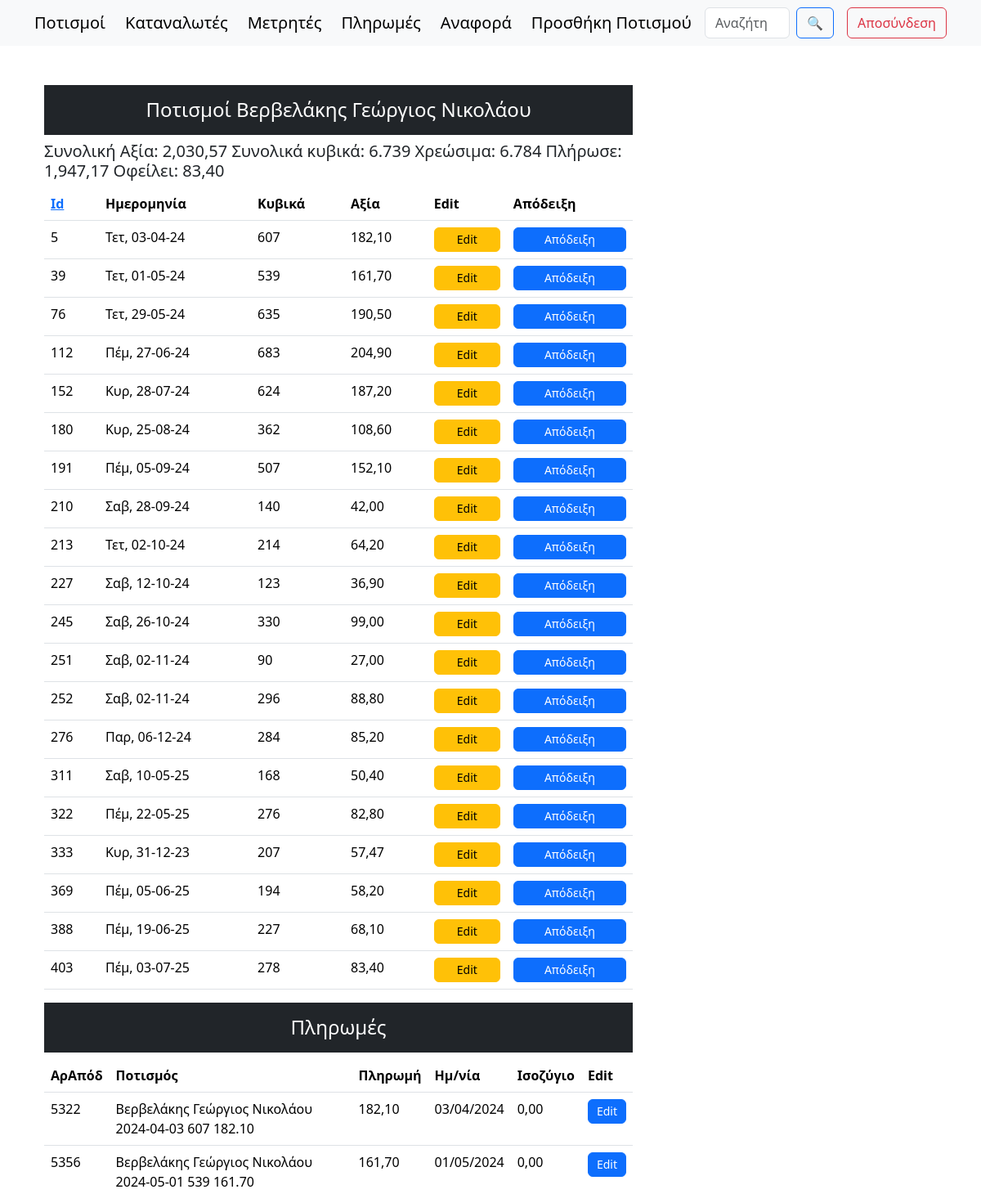
The app's page /customerIrrigations/5/ (signed in, upper part), older data.
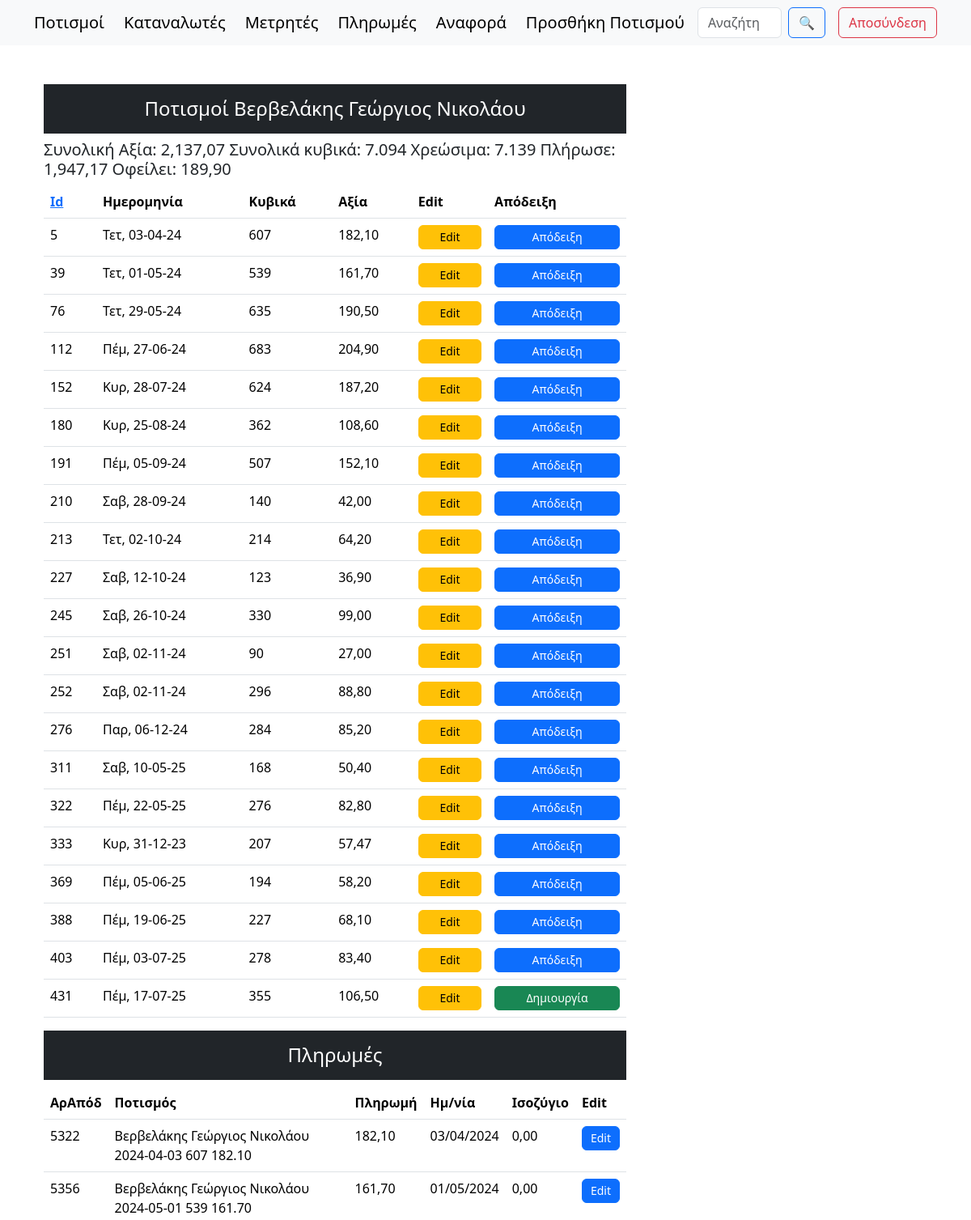
The same page, newer data.
### synet/models.py (models this page shows, shortened)
class WaterCons(models.Model):
    serialNumber = models.IntegerField(null=True, blank=True)
    date = models.DateField()
    counter = models.ForeignKey(Counters, on_delete=models.SET_NULL, null=True)
    customer = models.ForeignKey(Persons, on_delete=models.SET_NULL, null=True)
    finalIndication = models.IntegerField()
    initialIndication = models.IntegerField()
    intermediateIndication = models.IntegerField(null=True, blank=True)
    cubicMeters = models.IntegerField(null=True, blank=True)
    billableCubicMeters = models.IntegerField(null=True, blank=True)
    hydronomistsCubicMeters = models.DecimalField(max_digits=10, decimal_places=2, null=True, blank=True)
    costPerMeter = models.DecimalField(max_digits=10, decimal_places=2, null=True, blank=True, default=0.30)
    cost = models.DecimalField(max_digits=10, decimal_places=2, null=True, blank=True)
    hydronomistsRight = models.DecimalField(max_digits=10, decimal_places=2, null=True, blank=True)
    viberMsg = models.CharField(max_length=200, null=True, blank=True)
    notes = models.TextField( null=True,blank=True)
    field = models.ForeignKey(Fields, on_delete=models.SET_NULL, null=True, blank=True)
    receipt = models.ForeignKey("Paids", on_delete=models.SET_NULL, null=True, blank=True, related_name="watercons_receipts") # idΑπόδειξης (paids_id)
    def __str__(self):
        return f"{self.customer} {self.date} {self.billableCubicMeters} {self.cost}".strip()  # Αφαιρεί επιπλέον κενά

class Paids(models.Model):
    irrigation = models.ForeignKey(WaterCons, on_delete=models.SET_NULL, null=True, blank=True, related_name="paid_irrigations")
    customer = models.ForeignKey(Persons, on_delete=models.SET_NULL, null=True)
    cost = models.DecimalField(max_digits=10, decimal_places=2, null=True, blank=True)
    receiptNumber = models.IntegerField(null=True, blank=True, unique=True)
    paid = models.DecimalField(max_digits=10, decimal_places=2, null=True, blank=True)
    paymentDate = models.DateField(null=True, blank=True)
    receiver = models.ForeignKey(Receivers, on_delete=models.SET_NULL, null=True, blank=True)
    balance = models.DecimalField(max_digits=10, decimal_places=2, null=True, blank=True)

class Persons(models.Model):
    surname = models.CharField(max_length=100)
    name = models.CharField(max_length=100, null=True, blank=True)
    fathersName = models.CharField(max_length=100, null=True, blank=True)
    afm = models.CharField(max_length=9, null=True, blank=True, unique=True)
    phone = models.CharField(max_length=10, null=True, blank=True)
    member = models.BooleanField(default=True)  # Είναι μέλος του συνεταιρισμού
    payAsMember = models.BooleanField(default=True)  # Πληρώνει σαν μέλος του συνεταιρισμού
    isActive = models.BooleanField(default=False)  # Είναι ενεργός στον πολιτισμό
    aa = models.IntegerField(null=True, blank=True, unique=True)  # Αύξων αριθμός απόφασης ΔΣ 7/10/2000
    placeOfResidence = models.CharField(max_length=20, null=True, blank=True) # Τόπος διαμονής
    notes = models.CharField(max_length=100, null=True, blank=True)
    class Meta:
        unique_together = ('surname', 'name', 'fathersName')
        ordering = ['surname', 'name', 'fathersName']
    def __str__(self):
        return f"{self.surname} {self.name} {self.fathersName}".strip()  # Αφαιρεί επιπλέον κενά

### synet/views.py (the view)
# urls.py: path('customerIrrigations/<int:customer_id>/', views.customerIrrigations, name="customerIrrigations"),
def customerIrrigations(request, customer_id):
    sort_by, order = get_sort_params(request)
    data = WaterCons.objects.filter(customer_id=customer_id).order_by(sort_by)
    customerPaids = Paids.objects.filter(customer=customer_id).order_by(sort_by)
    customer = get_object_or_404(Persons, id=customer_id)
    aggregates = WaterCons.objects.filter(customer_id=customer_id).aggregate(
        total_cost=Sum('cost'),
        total_cubic=Sum('cubicMeters'),
        total_billable=Sum('billableCubicMeters')
    )
    total_paid = Paids.objects.filter(customer=customer_id).aggregate(total_paid=Sum('paid'))['total_paid'] or 0
    debt = (aggregates['total_cost'] or 0) - total_paid
    context = {
        'data': data,
        'order': order,
        'customer': customer,
        **aggregates,
        'customerPaids': customerPaids,
        'total_paid': total_paid,
        'debt': debt,
    }
    return render(request, 'customerIrrigations.html', context)

### synet/views.py (called while the page is built)
def get_sort_params(request, default='-id'):
    sort_by = request.GET.get('sort', default)
    order = request.GET.get('order', 'asc')
    if order == 'desc' and not sort_by.startswith('-'):
        sort_by = f'-{sort_by}'
    elif order == 'asc' and sort_by.startswith('-'):
        sort_by = sort_by[1:]
    return sort_by, 'asc' if order == 'desc' else 'desc'

### templates/customerIrrigations.html (shortened to what this page needs)
{% extends "main.html" %}
{% load humanize %}
{% block content %}
<div class="container mt-5">
    <div class="row">
        <div class="col-md-8">
          <h4 class="text-center text-white bg-dark p-3 sticky-top">Ποτισμοί {{customer}}</h4>
          <h5>
            Συνολική Αξία: {{ total_cost|floatformat:2|intcomma }}
            Συνολικά κυβικά: {{total_cubic|intcomma}}
            Χρεώσιμα: {{total_billable|intcomma}}
            Πλήρωσε: {{ total_paid|floatformat:2|intcomma }}
            Οφείλει: {{ debt|floatformat:2|intcomma }}
          </h5>
          <table class="table">
              <thead>
                 <tr>
                    <th scope="col"><a href="?sort=id&order={{ order }}">Id</a></th>
                    <th scope="col">Ημερομηνία</th>
                    <th scope="col">Κυβικά</th>
                    <th scope="col">Αξία</th>
                    <th scope="col">Edit</th>
                    <th scope="col">Απόδειξη</th>
                  </tr>
                </thead>
                <tbody>
                    {% for d in data %}
                  <tr>
                    <td scope="row">{{d.id}}</td>
                    <td>{{ d.date|date:"D, d-m-y" }}</td>
                    <td>{{d.billableCubicMeters}}</td>
                    <td>{{d.cost}}</td>
                    <td><a type="button" href="/update-irrigation/{{d.id}}" class="btn btn-warning">Edit</a></td>
                    {% if d.receipt %}
                      <td><a href="{% url 'paids_update' d.receipt.id %}" class="btn btn-primary">Απόδειξη</a></td>
                    {% else %}
                      <td><a href="{% url 'create_payment' d.id %}" class="btn btn-success">Δημιουργία</a></td>
                    {% endif %}
                  </tr>
                  {% endfor %}
                </tbody>
              </table>
            <h4 class="text-center text-white bg-dark p-3">Πληρωμές</h4>
            <table class="table">
                <thead>
                  <tr>
                    <th scope="col">ΑρΑπόδ</th>
                    <th scope="col">Ποτισμός</th>
                    <th scope="col">Πληρωμή</th>
                    <th scope="col">Ημ/νία</th>
                    <th scope="col">Ισοζύγιο</th>
                    <th scope="col">Edit</th>
                  </tr>
                </thead>
                <tbody>
                  {% for d in customerPaids %}
                    <tr>
                      <td>{{d.receiptNumber}}</td>
                      <td>{{d.irrigation}}</td>
                      <td>{{d.paid}}</td>
                      <td>{{d.paymentDate}}</td>
                      <td>{{d.balance}}</td>
                      {% if d.balance == 0 %}
                        <td><a type="button" href="/paids/update/{{d.id}}" class="btn btn-primary">Edit</a></td>
                      {% elif d.balance > 0 %}
                        <td><a type="button" href="/paids/update/{{d.id}}" class="btn btn-success">Edit</a></td>
                      {% elif d.balance < 0 %}
                        <td><a type="button" href="/paids/update/{{d.id}}" class="btn btn-danger">Edit</a></td>
                      {% else %}
                        <td><a type="button" href="/paids/update/{{d.id}}" class="btn btn-warning">Edit</a></td>
                      {% endif %}
                    </tr>
                  {% endfor %}
                </tbody>
              </table>
        </div>
    </div>
</div>
{% endblock content %}

Row changes from the older to the newer data that the page shows:
added WaterCons: id "431", date "Πέμ, 17-07-25", billableCubicMeters "355", cost "106,50", shows "Δημιουργία"
Text that changed along with them:
{{ total_cost|floatformat:2|intcomma }}: "2,030,57" → "2,137,07"
{{ total_cubic|intcomma }}: "6.739" → "7.094"
{{ total_billable|intcomma }}: "6.784" → "7.139"
{{ debt|floatformat:2|intcomma }}: "83,40" → "189,90"
